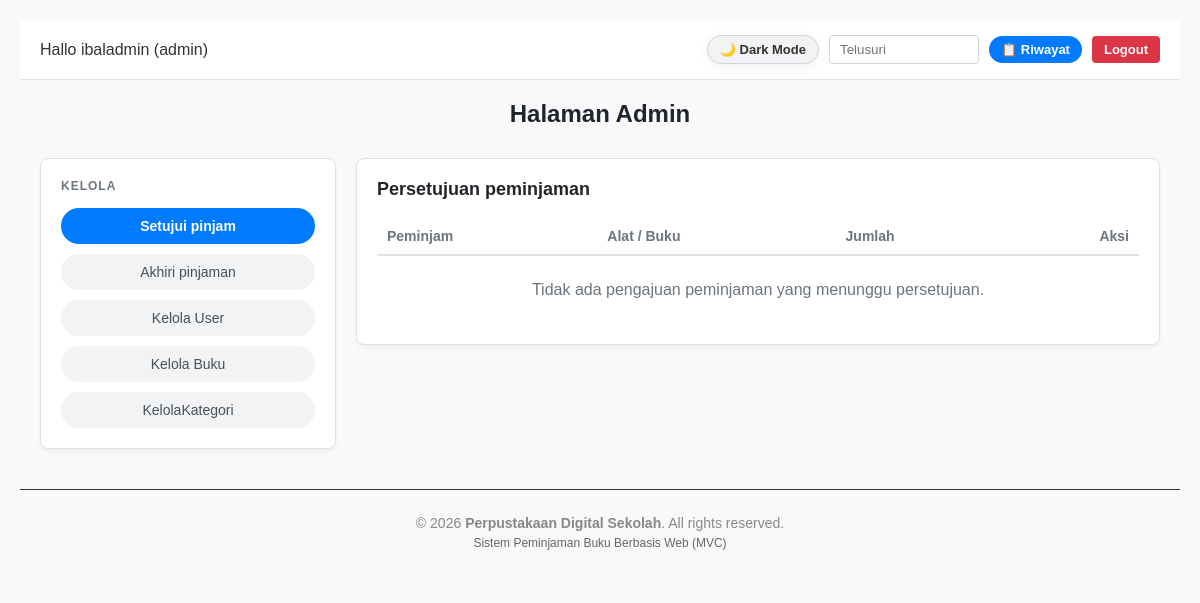
The page /index.php?page=admin&action=dashboard (signed in) on the database as committed earlier.
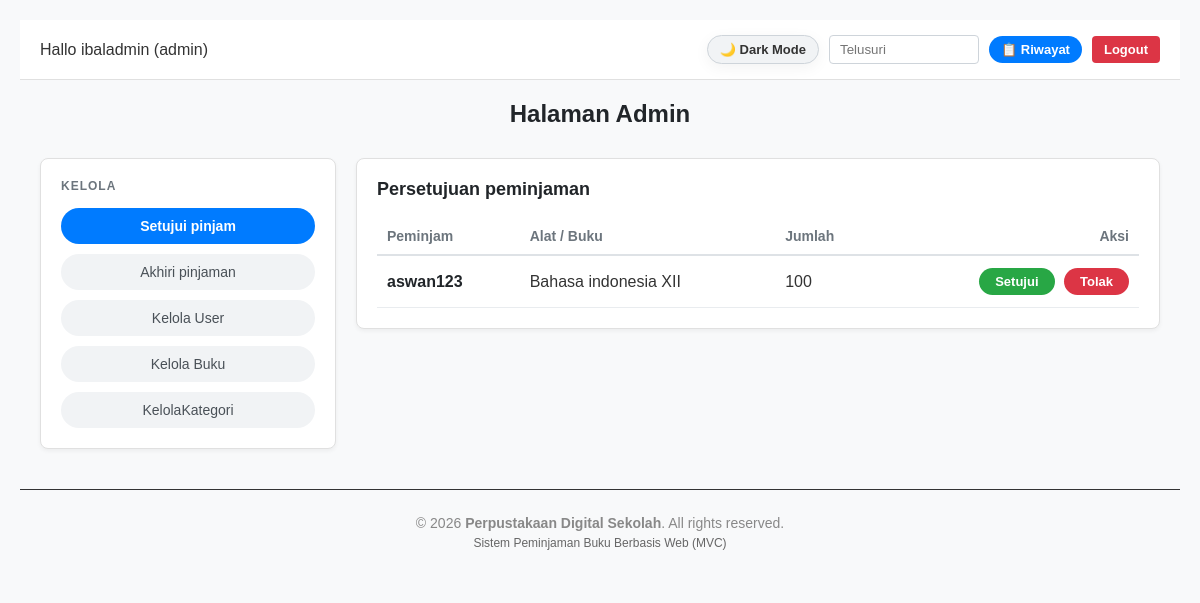
The same page on the database as committed later.
### tables this page shows
CREATE TABLE `peminjaman` (
  `id_pinjam` int(11) NOT NULL,
  `id_user` int(11) NOT NULL,
  `id_buku` int(11) NOT NULL,
  `jumlah` int(11) NOT NULL DEFAULT 1,
  `tgl_pinjam` date NOT NULL,
  `tanggal_kembali_rencana` date DEFAULT NULL,
  `tanggal_dikembalikan` date DEFAULT NULL,
  `tgl_kembali` date NOT NULL,
  `status` enum('menunggu','dipinjam','selesai','ditolak') DEFAULT 'menunggu',
  `denda` int(11) DEFAULT 0
);

CREATE TABLE `user` (
  `id_user` int(11) NOT NULL,
  `nama` varchar(100) NOT NULL,
  `email` varchar(100) NOT NULL,
  `nis` varchar(20) DEFAULT NULL,
  `kelas` varchar(50) DEFAULT NULL,
  `password` varchar(255) NOT NULL,
  `role` enum('admin','siswa') NOT NULL DEFAULT 'siswa'
);

CREATE TABLE `buku` (
  `id_buku` int(11) NOT NULL,
  `nama_buku` varchar(150) NOT NULL,
  `id_kategori` int(11) NOT NULL,
  `stok` int(11) NOT NULL DEFAULT 0,
  `gambar` varchar(255) DEFAULT NULL
);

### controllers/AdminController.php (called while the page is built, shortened)
<?php
require_once 'models/PinjamModel.php';
class AdminController {
    private $pinjamModel;
    public function __construct() {
        $database = new Database();
        $this->db = $database->getConnection();
        $this->pinjamModel = new PinjamModel($this->db);
    }
public function dashboard() {
    $search = $_GET['search'] ?? '';
    $pendingList = $this->pinjamModel->getPendingPinjaman($search);
    require_once 'views/admin/dashboard.php';
}
}

### config/Database.php (called while the page is built, shortened)
<?php
class Database {
    private $host = "localhost";
    private $user = "root";
    private $pass = "";
    private $dbname = "db_peminjamanbuku2";
    public function getConnection() {
        $this->conn = null;
        try {
            $this->conn = new PDO("mysql:host=" . $this->host . ";dbname=" . $this->dbname, $this->user, $this->pass);
            $this->conn->setAttribute(PDO::ATTR_ERRMODE, PDO::ERRMODE_EXCEPTION);
        } catch(PDOException $exception) {
            echo "Connection error: " . $exception->getMessage();
        }
        return $this->conn;
    }
}

### models/PinjamModel.php (called while the page is built, shortened)
<?php
class PinjamModel {
    private $conn;
    private $table = 'peminjaman';
    public function __construct($db) {
        $this->conn = $db;
    }
    public function getPendingPinjaman($search = '') {
        $query = "SELECT p.*, u.nama AS nama_siswa, b.nama_buku
                  FROM " . $this->table . " p
                  JOIN user u ON p.id_user = u.id_user
                  JOIN buku b ON p.id_buku = b.id_buku
                  WHERE p.status = 'menunggu'";
        $query .= " ORDER BY p.id_pinjam DESC";
        $stmt = $this->conn->prepare($query);
        $stmt->execute();
        return $stmt->fetchAll(PDO::FETCH_ASSOC);
    }
}

### views/admin/dashboard.php (the view, shortened to what the changed rows need)
<?php include 'views/layout/header.php'; ?>
<h2 style="text-align:center; margin-bottom: 30px; color: var(--text-heading);">Halaman Admin</h2>
<div style="display: flex; gap: 20px; align-items: flex-start; padding: 0 20px;">
    <div class="card" style="flex: 3; padding: 20px; box-sizing: border-box;">
        <div class="table-container">
            <table style="width: 100%; border-collapse: collapse;">
                <thead>
                    <tr style="color: var(--text-muted); font-size: 14px; text-align: left; border-bottom: 2px solid var(--table-header-border);">
                        <th style="padding: 10px;">Peminjam</th>
                        <th style="padding: 10px;">Alat / Buku</th>
                        <th style="padding: 10px;">Jumlah</th>
                        <th style="padding: 10px; text-align: right;">Aksi</th>
                    </tr>
                </thead>
                <tbody>
                    <?php if (!empty($pendingList)): ?>
                        <?php foreach ($pendingList as $p): ?>
                        <tr style="border-bottom: 1px solid var(--table-border);">
                            <td style="padding: 12px 10px; font-weight: bold; color: var(--text-heading);"><?= htmlspecialchars($p['nama_siswa']); ?></td>
                            <td style="padding: 12px 10px; color: var(--text-main);"><?= htmlspecialchars($p['nama_buku']); ?></td>
                            <td style="padding: 12px 10px; color: var(--text-main);"><?= $p['jumlah']; ?></td>
                            <td style="padding: 12px 10px; text-align: right;">
                                <a href="index.php?page=admin&action=setujuiPinjaman&id=<?= $p['id_pinjam']; ?>" class="btn-action btn-approve" onclick="return confirm('Setujui peminjaman ini?');">Setujui</a>
                                <a href="index.php?page=admin&action=tolakPinjaman&id=<?= $p['id_pinjam']; ?>" class="btn-action btn-reject" onclick="return confirm('Tolak peminjaman ini?');">Tolak</a>
                            </td>
                        </tr>
                        <?php endforeach; ?>
                    <?php else: ?>
                        <tr>
                            <td colspan="4" style="text-align: center; color: var(--text-muted); padding: 25px;">Tidak ada pengajuan peminjaman yang menunggu persetujuan.</td>
                        </tr>
                    <?php endif; ?>
                </tbody>
            </table>
        </div>
    </div>
</div>
<?php include 'views/layout/footer.php'; ?>

Rows that differ between the two databases and show on the page:
added peminjaman: id_user.nama "aswan123", id_buku.nama_buku "Bahasa indonesia XII", jumlah "100"
Other text that changed with them:
text no longer shown: "Tidak ada pengajuan peminjaman yang menunggu persetujuan."
